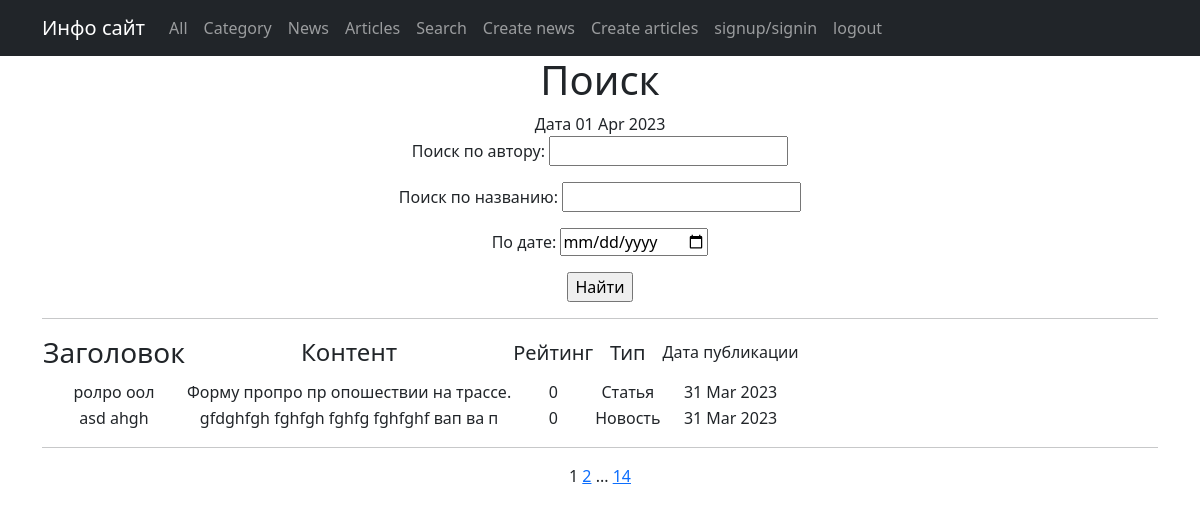
The page /posts/search/ on the database as committed earlier.
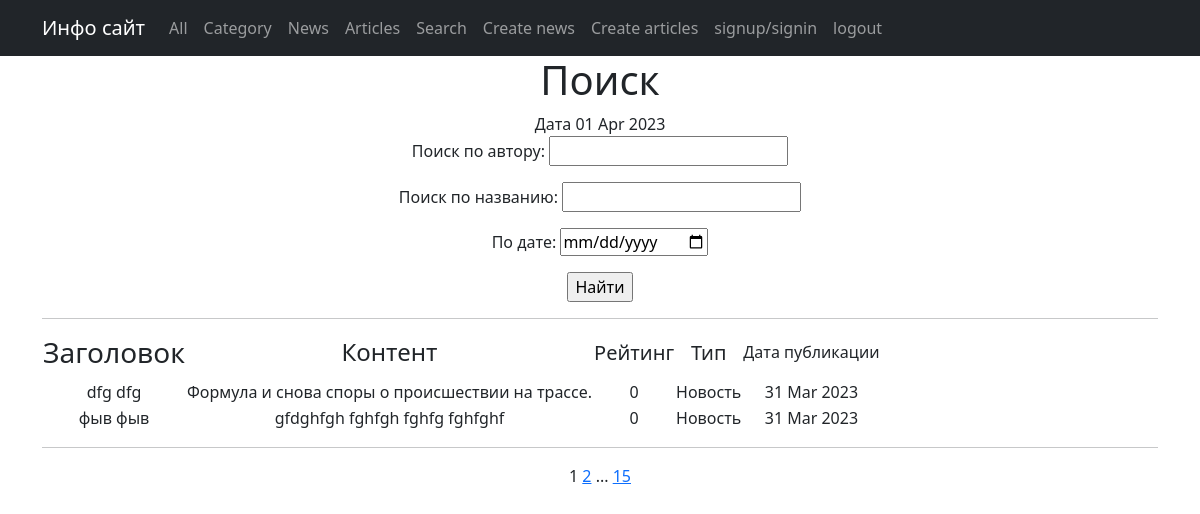
The same page on the database as committed later.
### posts/models.py (models this page shows, shortened)
class Post(models.Model):
    article = 'ARTI'
    news = 'NEWS'
    POST_TYPE = [
        (article, 'Статья'),
        (news, 'Новость')
    ]
    author = models.ForeignKey(Author, on_delete=models.CASCADE)
    types = models.CharField(max_length=4, choices=POST_TYPE, default=news)
    time_date = models.DateTimeField(auto_now_add=True)
    category = models.ManyToManyField(Category, through='PostCategory')
    title = models.CharField(max_length=255, blank=False)
    content = models.TextField(blank=False)
    rating = models.IntegerField(default=0)

### posts/views.py (the view)
# urls.py: path('search/', PostSearch.as_view(), name='post_search'),
class PostSearch(ListView):
    model = Post
    ordering = '-time_date'
    template_name = 'search.html'
    context_object_name = 'posts'
    paginate_by = 2
    def get_queryset(self):
        queryset = super().get_queryset()
        self.filterset = PostFilter(self.request.GET, queryset)
        return self.filterset.qs
    def get_context_data(self, **kwargs):
        context = super().get_context_data(**kwargs)
        context['filterset'] = self.filterset
        return context

### posts/templatetags/custom_filters.py (called while the page is built)
@register.filter()
def censor(value):
    new_list = list(value.split())
    if isinstance(value, str):
        for i in range(len(new_list)):
            if new_list[i].lower() in censor_list:
                s = new_list[i]
                new_list[i] = s[:2] + '*' * (len(s) - 2)
        return ' '.join(new_list)
    else:
        raise TypeError('Объект не является строкой')

### posts/templatetags/custom_tags.py (called while the page is built)
@register.simple_tag()
def current_time(format_string='%b %d %Y'):
    return datetime.utcnow().strftime(format_string)

### templates/search.html (shortened to what this page needs)
{% extends 'flatpages/default.html' %}
{% load custom_filters %}
{% load custom_tags %}
{% block content %}
   <h1>Поиск</h1>
    Дата {% current_time '%d %b %Y' %}
   <form action="" method="get">
       {{ filterset.form.as_p }}
       <input type="submit" value="Найти" />
   </form>
   <hr>
   {% if posts %}
       <table>
           <tr>
                <td><h3>Заголовок</h3></td>
                <td><h4>Контент</h4></td>
                <td><h5>Рейтинг</h5></td>
                <td><h5>Тип</h5></td>
                <td><h6>Дата публикации</h6></td>
            </tr>
            {% for post in posts %}
            <tr>
                <td>{{ post.title|truncatewords:3|censor }}</td>
                <td>{{ post.content|truncatewords:20|censor }}</td>
                <td>{{ post.rating }}</td>
                <td>{{ post.get_types_display }}</td>
                <td>{{ post.time_date|date:'d M Y' }}</td>
            </tr>
           {% endfor %}
       </table>
   {% else %}
       <h2>Новостей нет!</h2>
   {% endif %}
<hr>
   {{ page_obj.number }}
   {% if page_obj.has_next %}
       <a href="?page={{ page_obj.next_page_number }}">{{ page_obj.next_page_number }}</a>
       {% if paginator.num_pages != page_obj.next_page_number %}
           ...
           <a href="?page={{ page_obj.paginator.num_pages }}">{{ page_obj.paginator.num_pages }}</a>
       {% endif %}
   {% endif %}
{% endblock content %}

Rows that differ between the two databases and show on the page:
no longer on this page (row unchanged): Post: title|censor "ролро оол", content|censor "Форму пропро пр опошествии на трассе.", rating "0", types "Статья", time_date "31 Mar 2023"
no longer on this page (row unchanged): Post: title|censor "asd ahgh", content|censor "gfdghfgh fghfgh fghfg fghfghf вап ва п", rating "0", types "Новость", time_date "31 Mar 2023"
added Post: title|censor "dfg dfg", content|censor "Формула и снова споры о происшествии на трассе.", rating "0", types "Новость", time_date "31 Mar 2023"
added Post: title|censor "фыв фыв", content|censor "gfdghfgh fghfgh fghfg fghfghf", rating "0", types "Новость", time_date "31 Mar 2023"
Other text that changed with them:
{{ page_obj.paginator.num_pages }}: "14" → "15"
